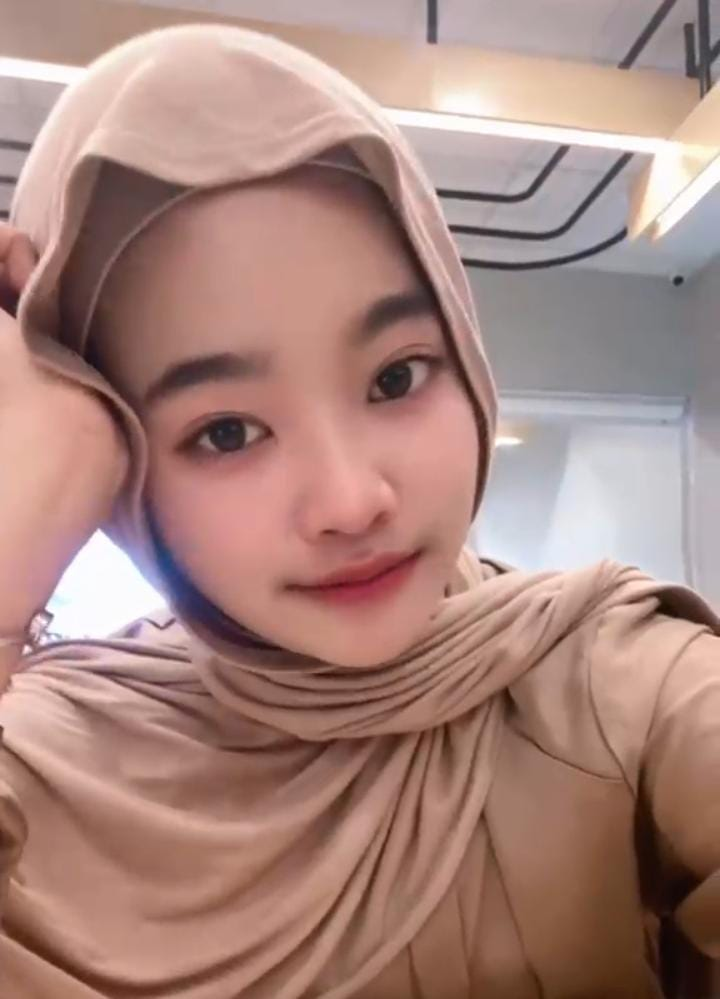
#> input picture foto.jpg, 720 x 999 px
$ python restorasi_gaussian.py
#> lines starting #> are read from the running program, lines starting #| are printed output that depends on the picture
import cv2
import numpy as np
import matplotlib.pyplot as plt

image_path = "foto.jpg"
img = cv2.imread(image_path)
#> img is the input picture: shape (999, 720, 3); mean B, G, R 125.6, 133.6, 168.4

gray = cv2.cvtColor(img, cv2.COLOR_BGR2GRAY)
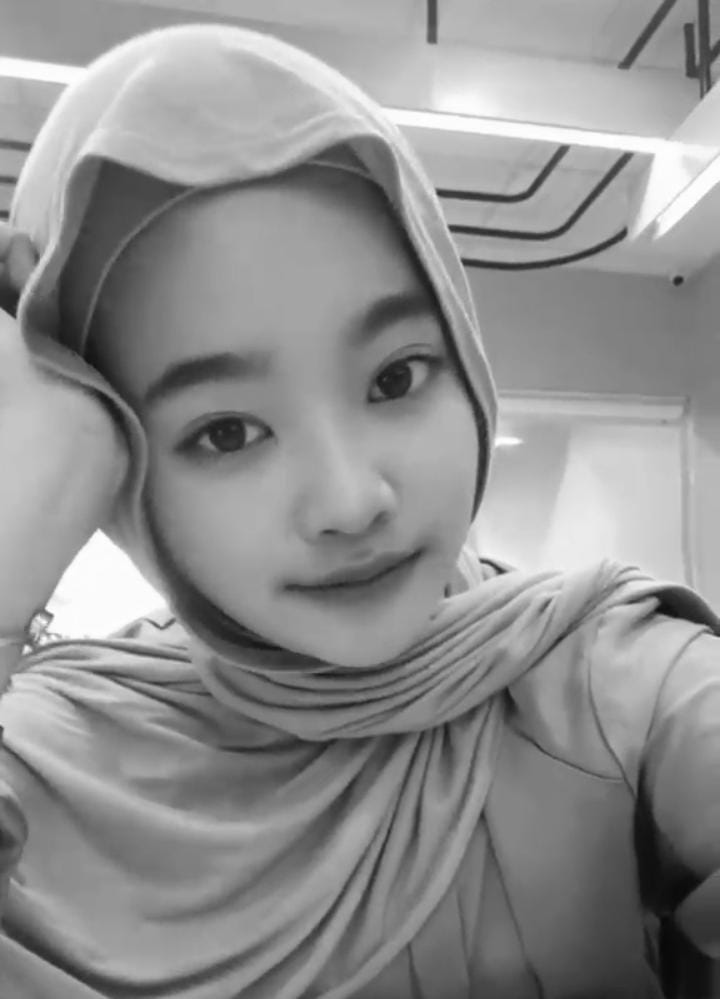
#> gray: shape (999, 720); min 8, max 255, mean 143.1

gaussian = cv2.GaussianBlur(gray, (7, 7), 0)

plt.figure(figsize=(12, 5))
plt.subplot(1, 3, 1), plt.imshow(gray, cmap='gray'), plt.title("Citra Asli Grayscale")
plt.subplot(1, 3, 2), plt.imshow(gaussian, cmap='gray'), plt.title("Setelah Gaussian Filter")

cv2.imwrite("hasil_gaussian.jpg", gaussian)

plt.tight_layout()
plt.show()
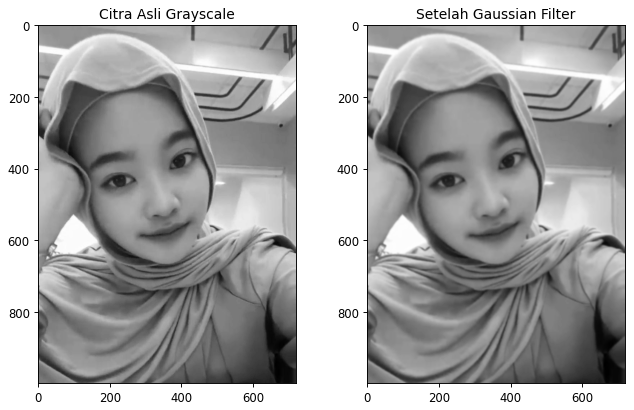
#> figure drawn by matplotlib, 2 panels
